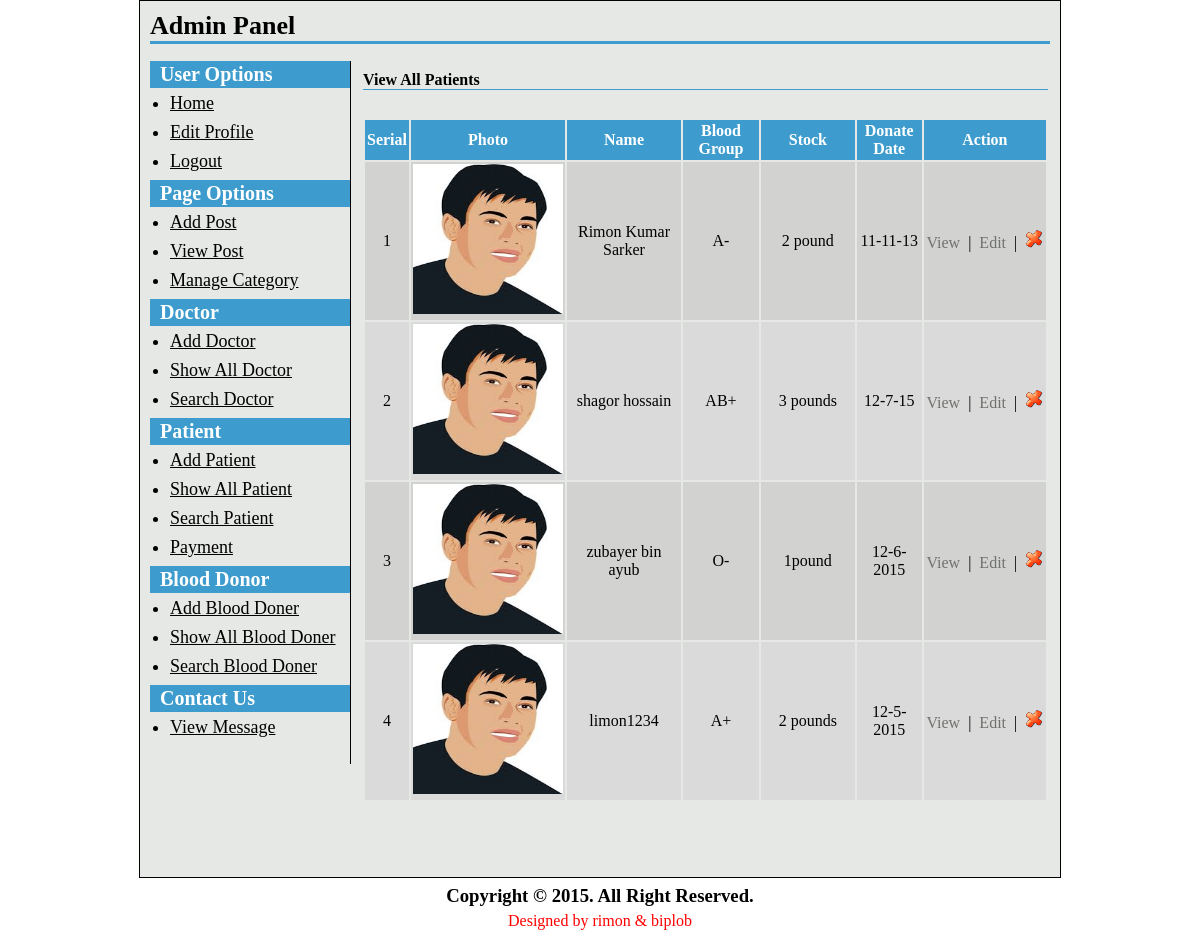
/admin/view-blood-doner.php (signed in), run on the app's committed database.
### tables this page shows
CREATE TABLE IF NOT EXISTS `blood` (
  `b_id` int(11) NOT NULL,
  `b_pic` varchar(255) NOT NULL,
  `b_username` varchar(255) NOT NULL,
  `b_name` varchar(255) NOT NULL,
  `sex` varchar(255) NOT NULL,
  `age` varchar(255) NOT NULL,
  `blood_group` varchar(255) NOT NULL,
  `stock` varchar(255) NOT NULL,
  `contact` varchar(255) NOT NULL,
  `b_status` varchar(255) NOT NULL,
  `address` text NOT NULL,
  `email` varchar(255) NOT NULL,
  `add_date` varchar(255) NOT NULL,
  `b_password` varchar(255) NOT NULL
);

### admin/view-blood-doner.php (the view, shortened to what this page needs)
<?php
include("../config.php");
?>
<?php include("header.php"); ?>
<h2>View  All Patients</h2>
<p>&nbsp;</p>
<table class="tbl2" width="100%">
	<tr>
		<th width="2%">Serial</th>
		<th width="15%">Photo</th>
		<th width="18%">Name</th>
		<th width="12%">Blood Group</th>
		<th width="15%">Stock</th>
		<th width="10%">Donate Date</th>
		<th width="20%">Action</th>
	</tr>
	<?php
		$i=0;
			$limit = 50;
			$page = @$_GET['page'];
			if($page)
				$start = ($page - 1) * $limit;
			else
				$start = 0;
			$statement = $db->prepare("SELECT * FROM blood ORDER BY b_id DESC LIMIT $start, $limit");
			$statement->execute();
			$result = $statement->fetchAll(PDO::FETCH_ASSOC);
	foreach($result as $row)
	{
		$i++;
		?>
		<tr>
		<td><?php echo $i; ?></td>
		<td><a href="../uploads/<?php echo $row['b_pic']; ?>"><img class="Pimg" src="../uploads/<?php echo $row['b_pic']; ?>" alt="" width="150" height="150"/></a></td>
		<td><?php echo $row['b_name']; ?></td>
		<td><?php echo $row['blood_group']; ?></td>
		<td><?php echo $row['stock']; ?></td>
		<td><?php echo $row['add_date']; ?></td>
		<td>
			<a class="fancybox" href="#inline<?php echo $i; ?>">View</a>
		</tr>
		</table>
	</div>
			&nbsp;|&nbsp;
			<a href="edit-blood-doner.php?b_id=<?php echo $row['b_id']; ?>">Edit</a>
			&nbsp;|&nbsp;
			<a onclick='return confirmDelete();' href="view-blood-doner.php?b_id=<?php echo $row['b_id']; ?>"><img src="../images/delete.gif"></a></td>
		<?php
	}
	?>
<div class="pagination">
</div>
<?php include("footer.php"); ?>

### admin/style-admin.css (style rules this page uses)
* { padding: 0; margin: 0; }
body, input, textarea, select { font-family: 'Times New Roman', arial; font-size: 16px; }
table.tbl2 { margin-top: 10px; }
table.tbl2 tr th, table.tbl2 tr td { padding: 2px; }
table.tbl2 tr td { text-align: center; }
table.tbl2 tr th { background-color: #3d9ccd; color: #fff; }
table.tbl2 tr:nth-child(2n+1) td { background-color: #d9dad9; }
table.tbl2 tr:nth-child(2n) td { background-color: #d2d3d1; }
table.tbl2 tr td a { color: #70726e; text-decoration: none; }
#content h2 { font-size: 16px; color: #000; border-bottom: 1px solid #3d9ccd; margin-top: 10px; }
div.pagination { padding: 3px; margin: 3px; z-index: 1000; font-size: 14px; margin-bottom: 20px; }

### data on the page
blood: b_pic (picture), b_name "Rimon Kumar Sarker", blood_group "A-", stock "2 pound", add_date "11-11-13"
blood: b_pic (picture), b_name "shagor hossain", blood_group "AB+", stock "3 pounds", add_date "12-7-15"
blood: b_pic (picture), b_name "zubayer bin ayub", blood_group "O-", stock "1pound", add_date "12-6-2015"
blood: b_pic (picture), b_name "limon1234", blood_group "A+", stock "2 pounds", add_date "12-5-2015"
